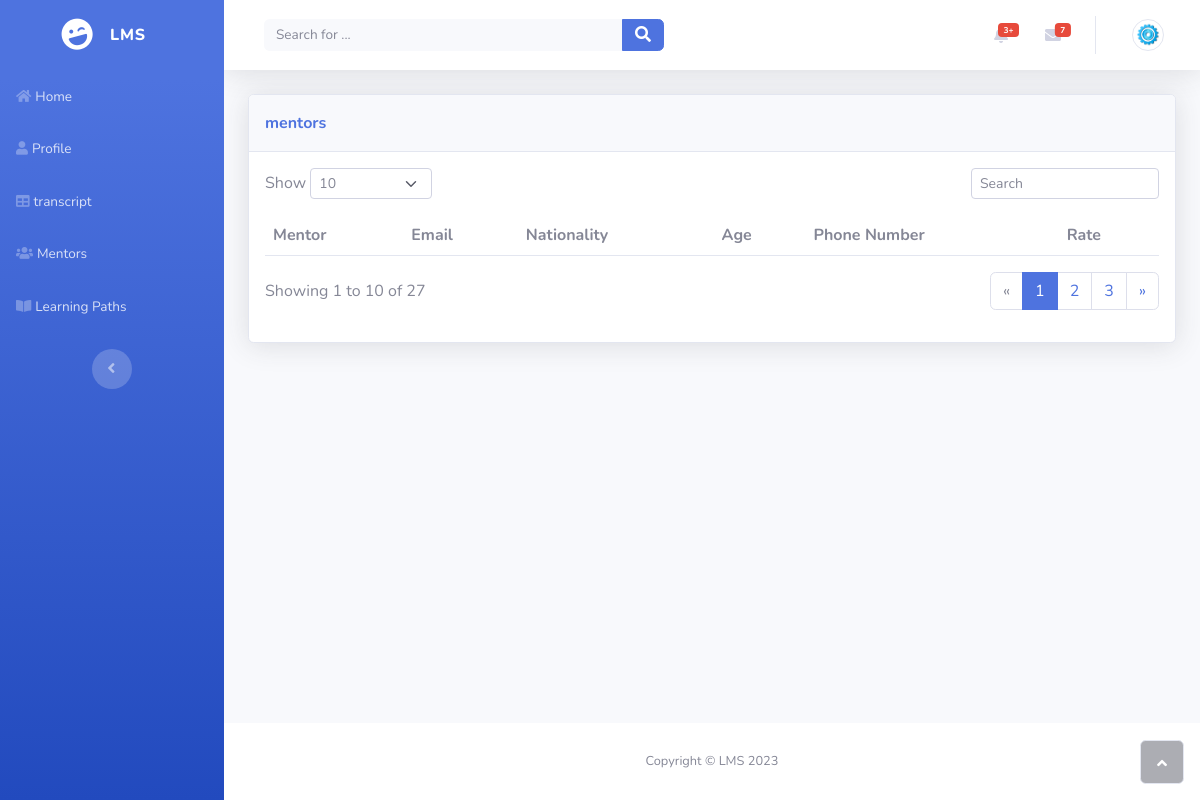
Page /Views/Student/mentors.php on the earlier database version.
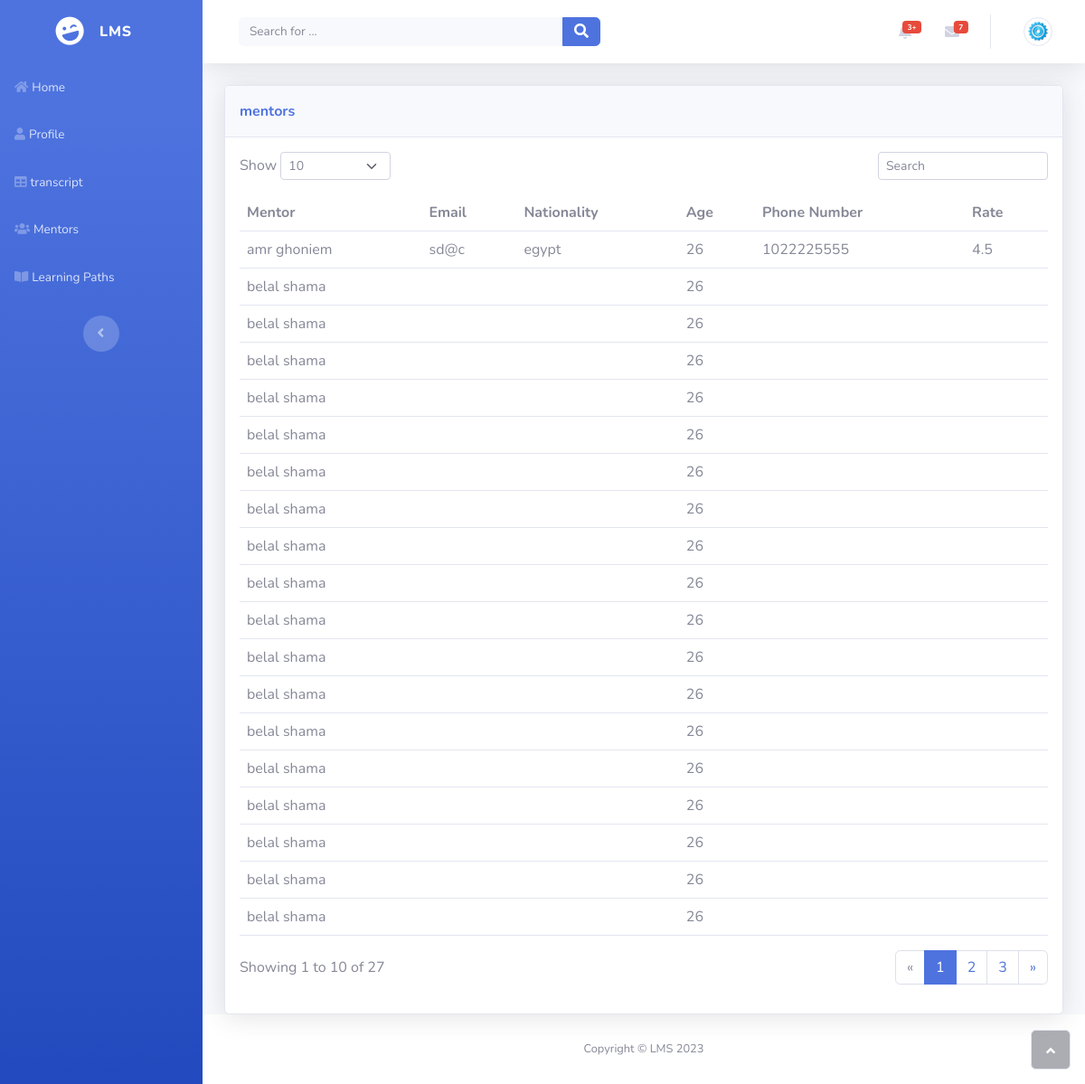
Same page on the later database version.
### tables this page shows
CREATE TABLE `mentor` (
  `id` int NOT NULL AUTO_INCREMENT,
  `fname` varchar(50) DEFAULT NULL,
  `lname` varchar(50) DEFAULT NULL,
  `password` varchar(50) DEFAULT NULL,
  `nationality` varchar(50) DEFAULT NULL,
  `gender` varchar(50) DEFAULT NULL,
  `birthdate` date DEFAULT NULL,
  `email` varchar(50) DEFAULT NULL,
  `phone` varchar(50) DEFAULT NULL,
  `salary` double DEFAULT NULL,
  `final_rate` double DEFAULT NULL,
  PRIMARY KEY (`id`),
  UNIQUE KEY `password` (`password`),
  UNIQUE KEY `email` (`email`),
  UNIQUE KEY `phone` (`phone`)
);

### Controllers/UsersController.php (called while the page is built, shortened)
<?php
require_once(__DIR__ . "/DBController.php");
class UsersController
{
    public function GetMentorsForStudent()
    {
        $this->db = new DBController();
        if ($this->db->connect()) {
            $query = "select YEAR(birthdate),fname,lname,password,nationality,gender,email,phone,salary,final_rate from mentor";
            return $this->db->Select($query);
        } else {
            echo "Error in Database Connection";
            return false;
        }
    }
}

### Controllers/DBController.php (called while the page is built, shortened)
<?php
class DBController
{
    private $host = "localhost";
    private $user = "root";
    private $password = "";
    private $database = "lms";
    private $port = "3306";
    private $conn;
    public function connect(): bool
    {
        $this->conn = new mysqli($this->host, $this->user, $this->password, $this->database, $this->port);
        if ($this->conn->connect_error) {
            echo "Connection failed: " . $this->conn->connect_error;
            return false;
        } else
            return true;
    }
    public function Select($sql)
    {
        $result = $this->conn->query($sql);
        return $result->fetch_all(MYSQLI_ASSOC);
    }
}

### Views/Student/mentors.php (the view, shortened to what the changed rows need)
<?php
require_once(__DIR__ . "/../../Controllers/UsersController.php");
$Controller = new UsersController();
$mentors = $Controller->GetMentorsForStudent();
$age = date("Y") - $mentors[0]['YEAR(birthdate)'];
?>
<!DOCTYPE html>
<html lang="en">
<head>
    <link rel="stylesheet" href="../assets/bootstrap/css/bootstrap.min.css">
    <link rel="stylesheet" href="../assets/fonts/fontawesome-all.min.css">
</head>
<body id="page-top">
    <div id="wrapper">
        <div class="d-flex flex-column" id="content-wrapper">
            <div id="content">
                <div class="container-fluid">
                    <div class="card shadow">
                        <div class="card-body">
                            <div class="table-responsive table mt-2" id="dataTable" role="grid"
                                aria-describedby="dataTable_info">
                                <table class="table my-0" id="dataTable">
                                    <thead>
                                        <tr>
                                            <th>Mentor</th>
                                            <th>Email</th>
                                            <th>Nationality</th>
                                            <th>Age</th>
                                            <th>Phone Number</th>
                                            <th>Rate</th>
                                        </tr>
                                    </thead>
                                    <tbody>
                                        <?php
                                        foreach ($mentors as $mentor) {
                                            ?>
                                            <tr>
                                                <td>
                                                    <?php echo $mentor['fname'] . " " . $mentor['lname'] ?>
                                                </td>
                                                <td>
                                                    <?php echo $mentor['email'] ?>
                                                </td>
                                                <td>
                                                    <?php echo $mentor['nationality'] ?>
                                                </td>
                                                <td>
                                                    <?php echo $age ?>
                                                </td>
                                                <td>
                                                    <?php echo $mentor['phone'] ?>
                                                </td>
                                                <td>
                                                    <?php echo $mentor['final_rate'] ?>
                                                </td>
                                            </tr>
                                            <?php
                                        }
                                        ?>
                                    </tbody>
                                </table>
                            </div>
                        </div>
                    </div>
                </div>
            </div>
        </div><a class="border rounded d-inline scroll-to-top" href="#page-top"><i class="fas fa-angle-up"></i></a>
    </div>
</body>
</html>

Differences in the rows shown:
added mentor: fname "amr", lname "ghoniem", email "sd@c", nationality "egypt", age "26", phone "1022225555", final_rate "4.5"
added mentor: fname "belal", lname "shama", age "26"
added mentor: fname "belal", lname "shama", age "26"
added mentor: fname "belal", lname "shama", age "26"
added mentor: fname "belal", lname "shama", age "26"
added mentor: fname "belal", lname "shama", age "26"
added mentor: fname "belal", lname "shama", age "26"
added mentor: fname "belal", lname "shama", age "26"
added mentor: fname "belal", lname "shama", age "26"
added mentor: fname "belal", lname "shama", age "26"
added mentor: fname "belal", lname "shama", age "26"
added mentor: fname "belal", lname "shama", age "26"
added mentor: fname "belal", lname "shama", age "26"
added mentor: fname "belal", lname "shama", age "26"
added mentor: fname "belal", lname "shama", age "26"
added mentor: fname "belal", lname "shama", age "26"
added mentor: fname "belal", lname "shama", age "26"
added mentor: fname "belal", lname "shama", age "26"
added mentor: fname "belal", lname "shama", age "26"
